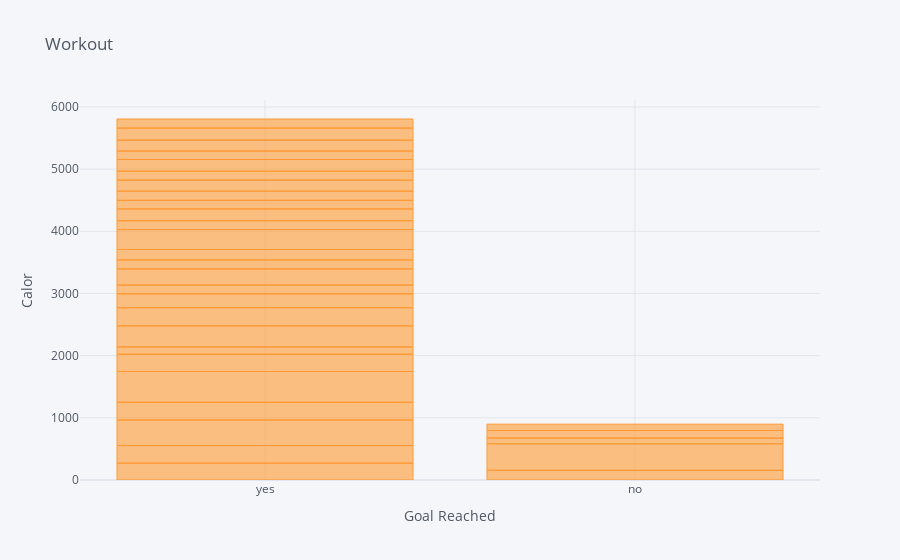

This figure's notebook cell:
### Code cell
# Goal reached - Yes or No and count calories spent during cycling. Unable to reach goal during 5 cycling days. 
workout.iplot(kind = 'bar', x= 'GoalReached', y = 'Calor', title= 'Workout', xTitle='Goal Reached', yTitle='Calor')

### Figure 1 — Plotly figure (JSON) as saved in the notebook; plotly's stock layout.template omitted (floating-point values rounded to 4 significant figures)
{"data": [{"marker": {"color": "rgba(255, 153, 51, 0.6)", "line": {"color": "rgba(255, 153, 51, 1.0)", "width": 1}}, "name": "Calor", "orientation": "v", "text": "", "type": "bar", "x": ["yes", "no", "yes", "yes", "yes", "yes", "no", "yes", "no", "yes", "yes", "no", "yes", "yes", "yes", "yes", "yes", "no", "yes", "yes", "yes", "yes", "yes", "yes", "yes", "yes", "yes", "yes", "yes", "yes", "yes"], "y": [271, 156, 283, 411, 285, 495, 426, 278, 92, 117, 339, 122, 292, 223, 141, 259, 145, 102, 168, 321, 142, 189, 139, 148, 176, 144, 189, 136, 174, 195, 146]}], "layout": {"legend": {"bgcolor": "#F5F6F9", "font": {"color": "#4D5663"}}, "paper_bgcolor": "#F5F6F9", "plot_bgcolor": "#F5F6F9", "title": {"font": {"color": "#4D5663"}, "text": "Workout"}, "xaxis": {"gridcolor": "#E1E5ED", "showgrid": true, "tickfont": {"color": "#4D5663"}, "title": {"font": {"color": "#4D5663"}, "text": "Goal Reached"}, "zerolinecolor": "#E1E5ED"}, "yaxis": {"gridcolor": "#E1E5ED", "showgrid": true, "tickfont": {"color": "#4D5663"}, "title": {"font": {"color": "#4D5663"}, "text": "Calor"}, "zerolinecolor": "#E1E5ED"}}}
